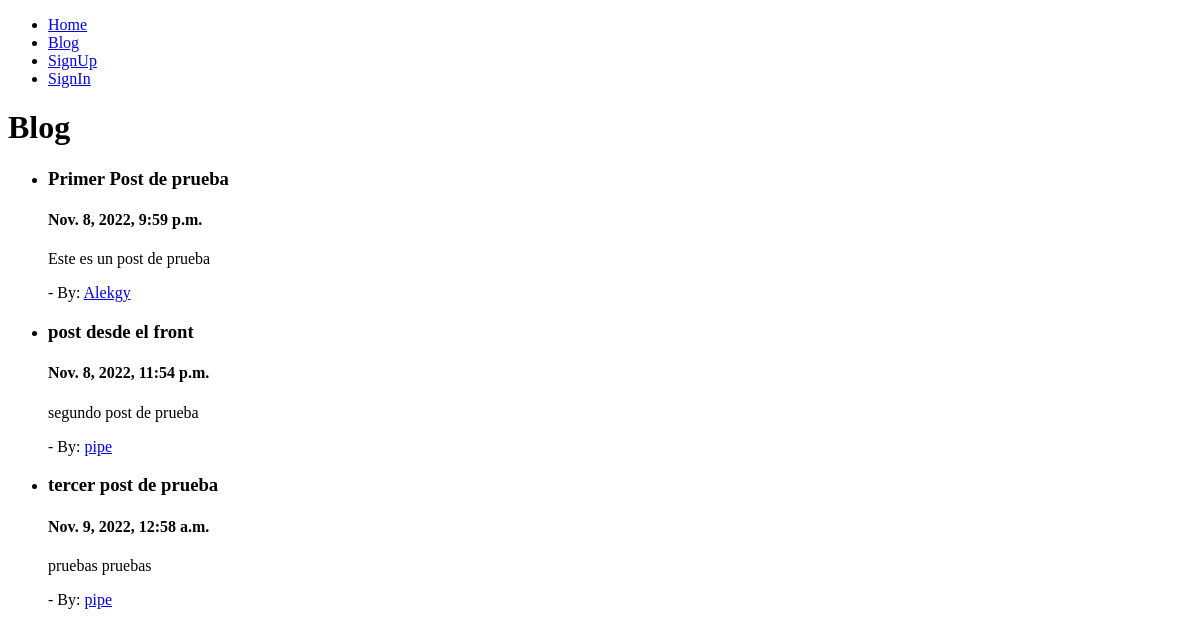
/blog/, run on an earlier commit of the app's database.
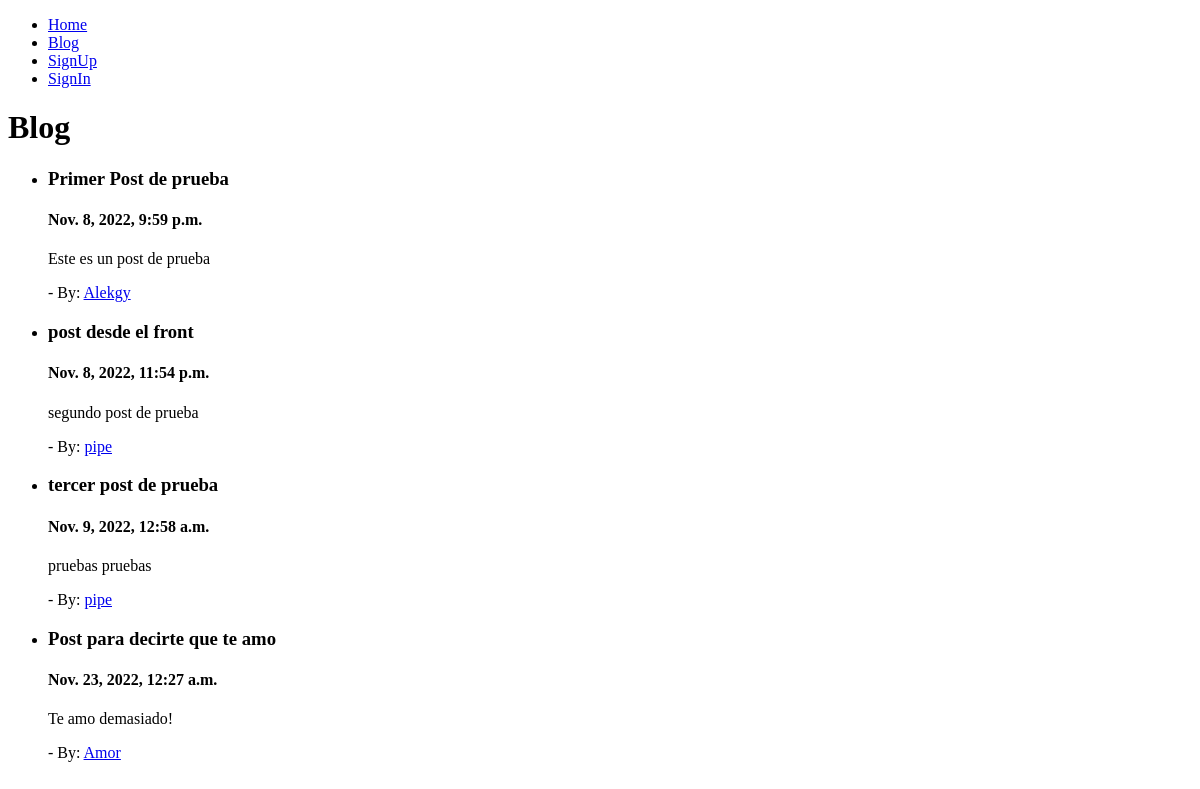
And on a later commit of the database.
### Blog/models.py (models this page shows, shortened)
class Post(models.Model):
    title = models.CharField(max_length=100)
    text = models.TextField(max_length=400)
    created = models.DateTimeField(auto_now_add=True)
    user = models.ForeignKey(User, on_delete=models.CASCADE)

### Blog/views.py (the view)
# urls.py: 2. Add a URL to urlpatterns:  path('blog/', include('blog.urls'))
def blog(request):
    blogpost = Post.objects.all()
    return render(request, 'blog.html', {
        'blogpost': blogpost
    })

### Blog/templates/blog.html
{% extends 'base.html' %}
{% block content %}
    <h1>Blog</h1>
<ul>
    {% for blog in blogpost %}
    <li>
        <h3>{{blog.title}}</h3>
        <h4>{{blog.created}}</h4>
        <p>{{blog.text}}</p>
        <p>- By: <a href="{% url 'profile' %}">{{blog.user.username}}</a></p>
    </li>
    {% endfor %}
</ul>
{% endblock %}

### Blog/templates/base.html (shortened to what this page needs)
<!DOCTYPE html>
<html lang="en">
<head>
</head>
<body>
    <nav>
        <ul>
            <li>
                <a href="/">Home</a>
            </li>
            <li>
                <a href="/blog">Blog</a>
            </li>
            {% if user.is_authenticated %}
            <li>
                <a href="/blog/create">Create a new post</a>
            </li>
            <li>
                <a href="/profile">Profile</a>
            </li>
            <li>
                <a href="/logout">Logout</a>
            </li>
            {% else %}
            <li>
                <a href="/signup">SignUp</a>
            </li>
            <li>
                <a href="/signin">SignIn</a>
            </li>
            {% endif %}
        </ul>
    </nav>
    {% block content %}
    {% endblock %}
</body>
</html>

What changed in the data, as far as the page shows it:
added Post: title "Post para decirte que te amo", created "Nov. 23, 2022, 12:27 a.m.", text "Te amo demasiado!", user.username "Amor"
